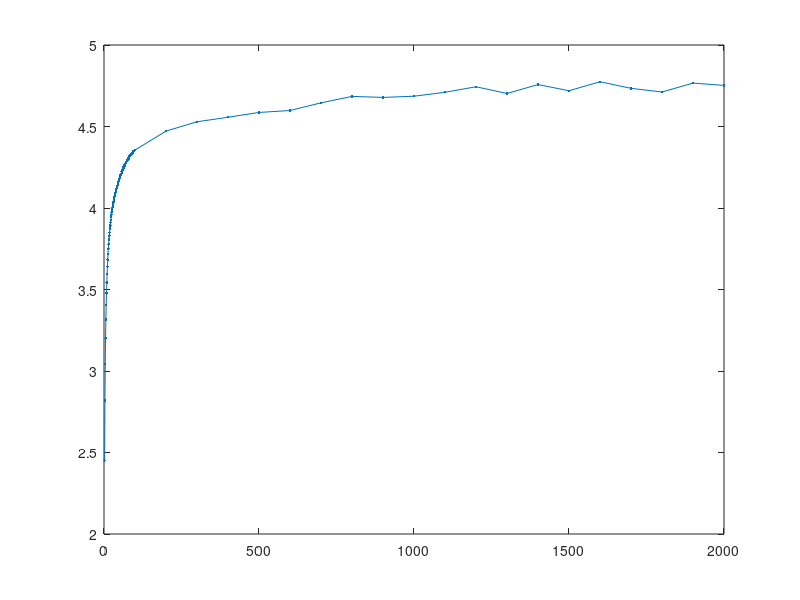

The MATLAB script that drew this image: (Note: this script raises an error after producing the figure.)
clear 
close all

% Pop size
N = 1e4;

% Number of "bins" (range)
nBins = [2:100, 200:100:2000];

% SD of activity distribution (log scale)
sigma = 1;

% Activity vector
activity = lognrnd(0, sigma, 1, N);

% Full contact matrix (one row/col per individual)
M = activity.*(activity')/sum(activity);

% Dominant eigenvalue of M ('true' matrix)
lambdaTrue = eigs(M, 1);

nTries = length(nBins);
lambdaBinned = zeros(1, nTries);
% Loop through different numbers of bins
for iTry = 1:nTries
    % Find quantiles of activity levels to define bin edges
    qt = 0:(1/nBins(iTry)):1;
    activityQuantiles = quantile(activity, qt);
    % Adjust the first and last bin edges so that these bins contain the min and max of the values
    activityQuantiles(1) = 0;

    % Find the mean activity level with each bin
    activityBinMean = zeros(1, nBins(iTry));
    for iBin = 1:nBins(iTry)
        inBinFlag = activity > activityQuantiles(iBin) & activity <= activityQuantiles(iBin+1);
        activityBinMean(iBin) = mean(activity(inBinFlag)); 
    end
    % Form the binned contact matrix and find its dominant eigenvalue
    Mbinned = activityBinMean.*(activityBinMean')/sum(activityBinMean);
    lambdaBinned(iTry) = eigs(Mbinned, 1);
end


figure;
plot(nBins, lambdaBinned, '.-')
yline(lambdaTrue, 'r--')
xlabel('number of bins')
ylabel('dominant eigenvalue')
title(sprintf('dominant eigenvalue vs number of bins (proportionate mixing, pop size N=%i)', N))
legend('binned', '"true" value', 'Location', 'southeast')
grid on

